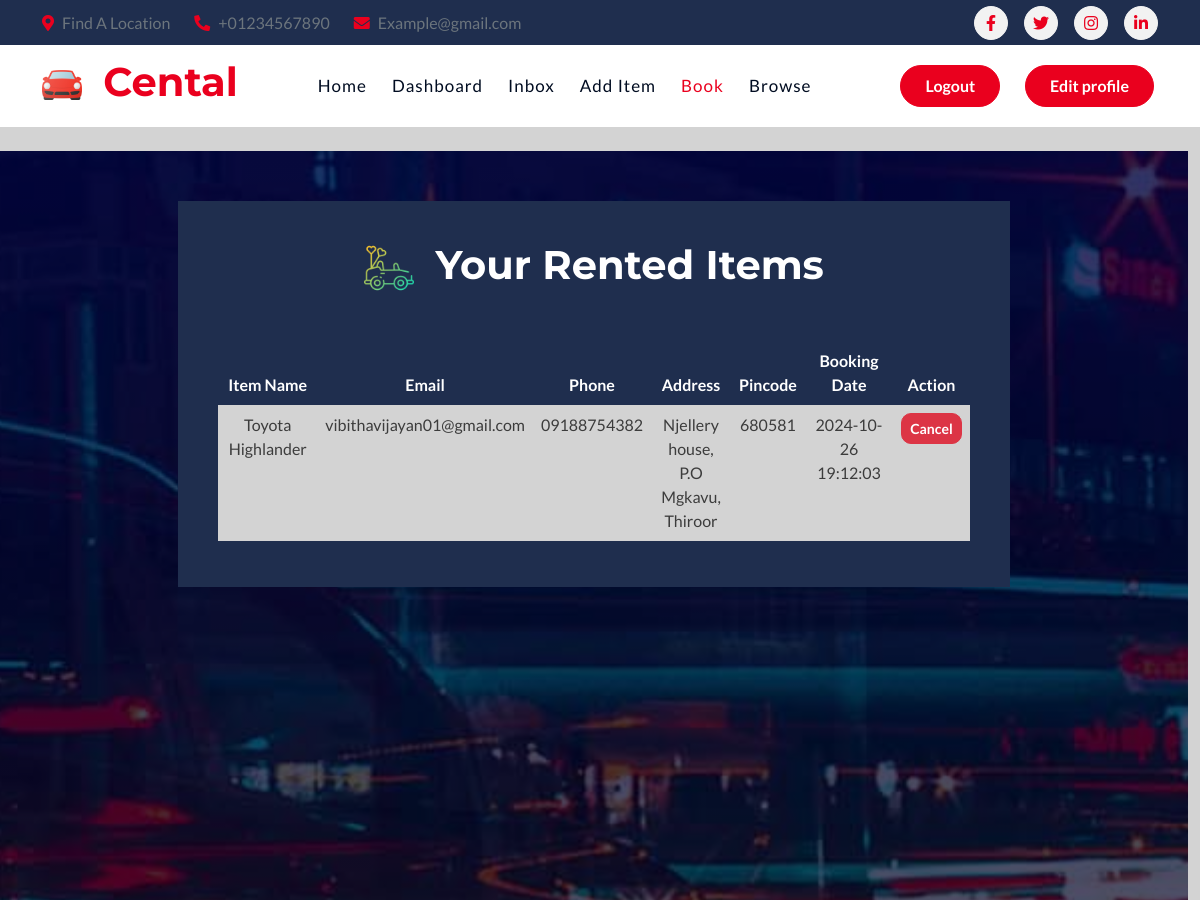
/booking/rented-items/ (signed in, upper part), run on an earlier commit of the app's database.
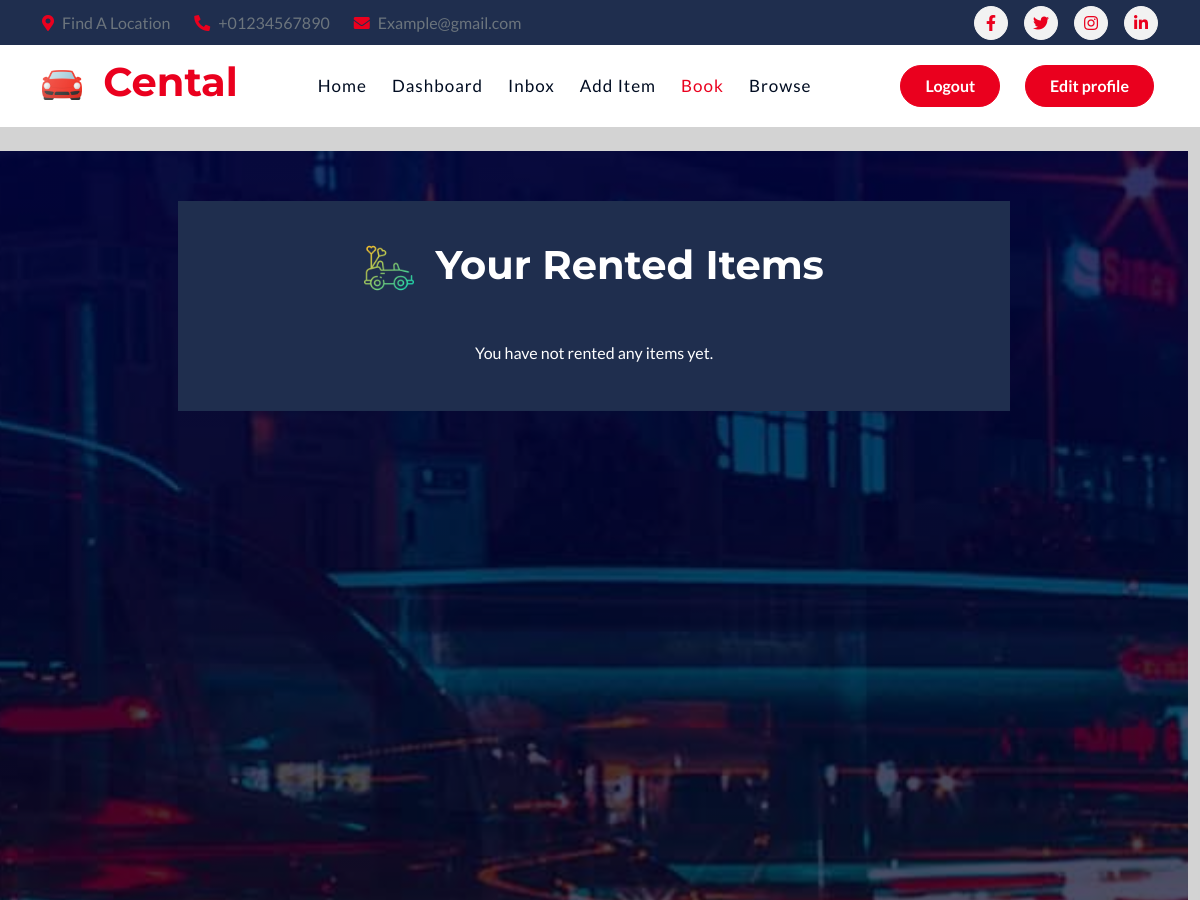
And on a later commit of the database.
### booking/models.py (models this page shows, shortened)
class Booking(models.Model):
    item = models.ForeignKey(Item, on_delete=models.CASCADE)
    user = models.ForeignKey(User, on_delete=models.CASCADE)
    name = models.CharField(max_length=100)
    email = models.EmailField()
    phone = models.CharField(max_length=15)
    address = models.TextField()
    pincode = models.CharField(max_length=10)
    booking_date = models.DateTimeField(auto_now_add=True)
    is_active = models.BooleanField(default=True)  # New field to track if booking is active

### item/models.py (models this page shows, shortened)
class Item(models.Model):
    category = models.ForeignKey(Category, related_name='items', on_delete=models.CASCADE)
    name = models.CharField(max_length=255)
    company = models.CharField(max_length=255, blank=True, null=True)
    model = models.CharField(max_length=255, blank=True, null=True)
    seats = models.IntegerField(blank=True, null=True)
    fuel_type = models.CharField(max_length=255, blank=True, null=True)
    gear_type = models.CharField(max_length=255, blank=True, null=True)
    description = models.TextField(blank=True, null=True)
    price = models.FloatField()
    image = models.ImageField(upload_to='item_images', blank=True, null=True)
    is_sold = models.BooleanField(default=False)
    created_by = models.ForeignKey(User, related_name='items', on_delete=models.CASCADE)
    created_at = models.DateTimeField(auto_now_add=True)

### booking/views.py (the view, shortened to what this page needs)
# urls.py: path('rented-items/', views.rented_items, name='rented_items'),
@login_required
def rented_items(request):
    bookings = Booking.objects.filter(user=request.user, is_active=True).select_related('item')
    return render(request, 'booking/rented_items.html', {
        'bookings': bookings,
    })

### booking/templates/booking/rented_items.html (shortened to what the changed rows need)
{% extends "core/base.html" %}{% load static %}
{% block content %}
<div class="header-carousel" style="height: 200vh; width: 99vw; overflow: hidden;">
    <div id="carouselId" class="carousel slide" data-bs-ride="false" data-bs-interval="false" style="height: 100%;">
        <br>
        <div class="carousel-inner" role="listbox" style="height: 100%;">
            <div class="carousel-item active d-flex justify-content-center align-items-center" style="height: 100%;">
                <div class="carousel-caption d-flex justify-content-center align-items-start" style="z-index: 2; top: 0px;">
                    <div class="container" style="max-width: 70%; padding: 30px 0;">
                        <div class="row g-5 justify-content-center">
                            <div class="col-lg-12 col-md-12">
                                <div class="bg-secondary text-center fadeInLeft animated"
                                     style="background: rgba(0, 0, 0, 0.75); padding: 30px 40px;"
                                     data-animation="fadeInLeft"
                                     data-delay="1s">
                                    <h3 class="display-6" style="color:white; margin-top: 10px; margin-bottom: 0px;">
                                        <img src="{% static 'img/wedding-car.png' %}" alt="Car Icon" style="width: 50px; height: auto; margin-right: 10px;">
                                        Your Rented Items
                                    </h3>
                                    <br>
                                    <br>
                                    {% if bookings %}
                                    <div class="table-responsive">
                                        <table class="table table-borderless">
                                            <thead>
                                                <tr>
                                                    <th style="color: white;">Item Name</th>
                                                    <th style="color: white;">Email</th>
                                                    <th style="color: white;">Phone</th>
                                                    <th style="color: white;">Address</th>
                                                    <th style="color: white;">Pincode</th>
                                                    <th style="color: white;">Booking Date</th>
                                                    <th style="color: white;">Action</th>
                                                </tr>
                                            </thead>
                                            <tbody>
                                                {% for booking in bookings %}
                                                <tr class="p-0 mb-4" style="background-color: #D3D3D3;">
                                                    <td style="color: rgb(60, 60, 60);">{{ booking.item.name }}</td>
                                                    <td style="color: rgb(60, 60, 60);">{{ booking.email }}</td>
                                                    <td style="color: rgb(60, 60, 60);">{{ booking.phone }}</td>
                                                    <td style="color: rgb(60, 60, 60); white-space: normal;">{{ booking.address|linebreaksbr }}</td>
                                                    <td style="color: rgb(60, 60, 60);">{{ booking.pincode }}</td>
                                                    <td style="color: rgb(60, 60, 60);">{{ booking.booking_date|date:"Y-m-d H:i:s" }}</td>
                                                    <td>
                                                        <form method="post" style="display:inline;">
                                                            <button type="submit" class="btn btn-danger btn-sm">Cancel</button>
                                                        </form>
                                                    </td>
                                                </tr>
                                                {% endfor %}
                                            </tbody>
                                        </table>
                                    </div>
                                    {% else %}
                                    <p style="color: white;">You have not rented any items yet.</p>
                                    {% endif %}
                                </div>
                            </div>
                        </div>
                    </div>
                </div>
            </div>
        </div>
    </div>
</div>
<br><br>
{% endblock content %}

What changed in the data, as far as the page shows it:
no longer on this page (row edited): Booking: item.name "Toyota Highlander", email "vibithavijayan01@gmail.com", phone "09188754382", address "Njellery house, P.O Mgkavu, Thiroor", pincode "680581", booking_date "2024-10-26 19:12:03"
Also different on the page:
text no longer shown: "Item Name Email Phone Address Pincode Booking Date Action"
text now shown: "You have not rented any items yet."
